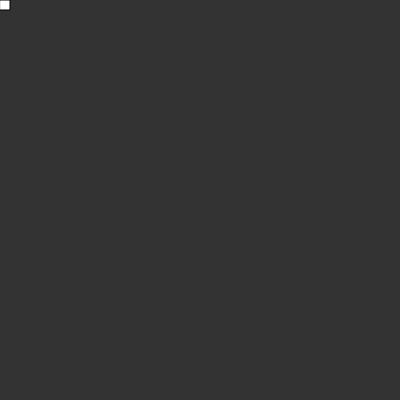
Frame 1 (no input)
Frame 60 (no input): blank canvas, image omitted
Frame 120 (the mouse pressed at the canvas centre since frame 60): blank canvas, image omitted

The p5.js sketch that drew this single still picture (run headless with seeded random() and noise() and a simulated clock; from frame 60 on, the mouse is pressed at the canvas centre):

// p5.js sketch
// ── sketch.js
const tamanho = 10;
let cobrinha


function setup() {
  createCanvas(400, 400);
  cobrinha = new cobra();
  frameRate(100)
}

function draw() {
  background(51);
  cobrinha.show();
  cobrinha.update();
}
// ── cobra.js
function cobra() {
    this.x = 0;
    this.y = 0;
    this.xvelocidade = 1;
    this.yvelocidade = 0;

    this.update = function () {
        this.x += this.xvelocidade * tamanho;
        this.y += this.yvelocidade * tamanho;
    }

    this.show = function () {
        fill(255)
        rect(this.x, this.y, tamanho, tamanho)
    }

    this.dir = function (x, y) {
        this.xvelocidade = x;
        this.yvelocidade = y;
    }

}

function keyPressed(){
    if(keyCode === UP_ARROW){
        cobrinha.dir(0,-1)
    }else if(keyCode === DOWN_ARROW){
        cobrinha.dir(0,1)
    }else if(keyCode === LEFT_ARROW){
        cobrinha.dir(-1,0)
    }else if(keyCode === RIGHT_ARROW){
        cobrinha.dir(1,0)
    }
}
